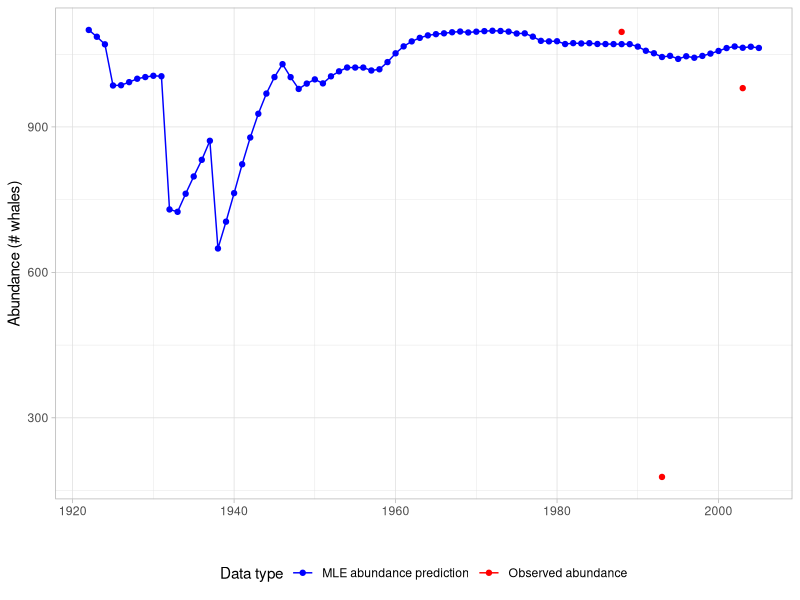
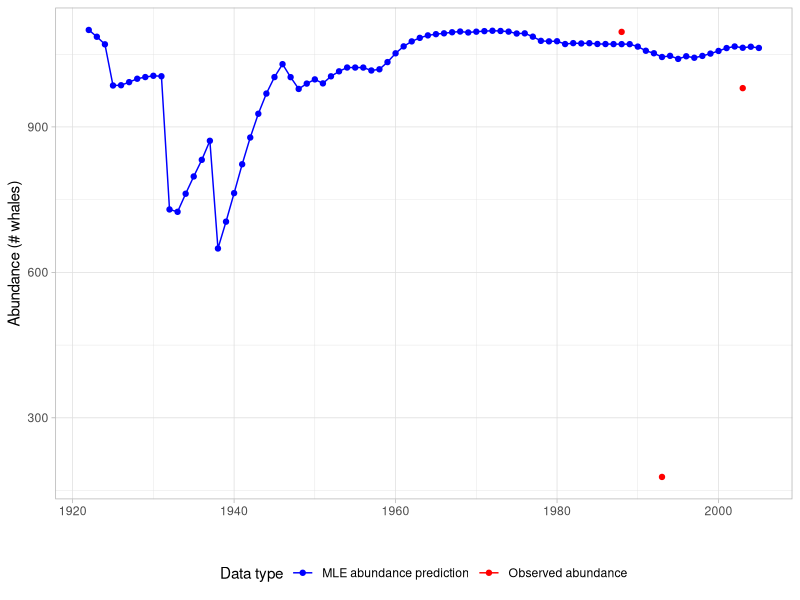

Write the R code that produced these figures, in order. (Note: this script raises an error after producing the figures.)
# Connor Quiroz
# FISH 558 - Dr. Andre Punt

  library(tidyverse)
  
  ####################################################################
  
  # Problem 2
  
  # Read in Data
  data <- read.table("Homework 1/HWK1_data.txt", header = TRUE)
  data$Catch
  
  pop.model <- function(r, K) {
    
    # Create an array of biomass values for each year from 1922 to 2004
    # K is the same thing as the starting biomass in 1922
    N <- rep(NA, dim(data)[1])
    N[1] <- K # Set starting value to K
    z <- 2.39 # Predetermined Pella-Tomlinson parameter
    
    # Calcualte subsequent years
    for (t in 2:(length(N)+1)) {
      N[t] <- N[t-1] + r * N[t-1] * (1 - (N[t-1]/K)^z) - data$Catch[t-1]
    }
    
    # Return biomass across years
    return(N)
    
    
  }
  
  likelihood <- function(param.vec) {
  
    # Get parameter values from parameter vector
    r <- exp(param.vec[1])
    K <- exp(param.vec[2])
    tao <- exp(abs(param.vec[3]))
    
    #
    # r <- param.vec[1]
    # K <- param.vec[2]
    # tao <- abs(param.vec[3])
    
    # Get observation error standard deviation
    sigma_t <- sqrt(data$CV^2 + tao^2)
    
    # Get the number of indivudals
    N <- pop.model(r = r, K = K)
    
    
    # Get non-NA indexes
    non_na_idx <- which(!is.na(data$Abundance))
    
    # TESTING (COMMENT BEFORE RUNNING LIKELIHOOD FUNCTION)
    # test_vector <- rep(NA, length(data$Abundance))
    # indexes <- which(!is.na(data$Abundance))
    # test_vector[indexes] <-  900000 # Some really large number to test in likelihood function
    
    # Calculate likelihood
    # Check if there's NAs. If there are, return a really high likelihood since the model isn't being fit.
    # Otherwise, compute likelihood.
    if(all(!is.na(N[non_na_idx]))) {
      
      Likelihood <- prod((1/sigma_t * exp(-((log(N)-log(data$Abundance))^2)/(2*sigma_t^2))), na.rm = TRUE)
      return(-log(Likelihood))
      
    } else {
      
      Likelihood <- 0.0001
      return(-log(Likelihood))
      
    }
    
    print(Likelihood)
    # Likelihood <- prod((1/sigma_t * exp(-((log(test_vector)-log(data$Abundance))^2)/(2*sigma_t^2))), na.rm = TRUE)
    
    
  }
  
  # Testing some stuff with likelihood
  
  
  # Set starting values
  param.vec <- c(0.05, 1000, 0.25)
  
  # Run optim to get MLE
  optim(par = param.vec, fn = likelihood, method = "Nelder-Mead")
  
  # Trying different starting values
  param.vec <- c(0.05, 1000, 0.25)
  result <- optim(par = param.vec, fn = likelihood, method = "Nelder-Mead")
  param.vec <- c(0.45, 2000, 0.05)
  result <- optim(par = param.vec, fn = likelihood, method = "Nelder-Mead")
  param.vec <- c(0.65, 5000, 0.5)
  result <- optim(par = param.vec, fn = likelihood, method = "Nelder-Mead")
  
  # These all yielded different results, and an r of 0 created null. I need to try across a grid of parameters 
  # to try numerous combinations of starting values across a parameter space I believe to be around the MLE
  # (prior beliefs gathered from scatterplot of observed catches) to obtain the MLE. By searching across ~76,000
  # different starting combinations, the algorithm will likely cross a suitable starting value that can fit the
  # three data points better than anyone else. I will test for this by only keeping the current lowest MLE with
  # the respective parameters as the R moves through the loop. I had to run the iterations multiple times because I
  # realized the MLE was at the maximum K value, meaning it's likely past that interval. I originally started with
  # these intervals:
  
  # for (r in seq(0.2, 1, by = 0.01)) {
  #   for (K in seq(1000, 1500, by = 50)) {
  #     for (tao in seq(0, 2.5, by = 0.05))
  
  
  # I'm going to switch narrower intervals that are closer to what tao and r parameter are at their MLE since I figured out
  # From the first iteration they were within their intervals, so I think their values would be relatively the same. Because
  # Shifting only our K value parameter would just be translating by K but with the same growth and error coefficient to
  # produce the same line, but shifted up due to K being higher in the hypothesized new MLE. This and likelihood profiles
  # allowed me to ensure a global minimum.
  
  # It is a generalized method across variables, but looking for any of the variable MLE estimates being the same as the
  # bounds I set in the for loop. If the MLE is at a bound, it is likely (I would argue almost certainly) that the MLE
  # is beyond that value. However, it seems that through a Bayesian analysis, we could traverse the minimums easier through
  # different sampling proceses like SIR or MCMC to traverse that parameter space differently to compute more holistic
  # probabilities.
  
  
  # I DONT THINK WE CAN FIND THE MLE. I think you tricked us. The "MLE" eventually converges around parameters when past a certain threshold, will
  # cause the model itself to diverge and not produce any estimate because the data points fall below the 0 population level.
  
  # I can estimate it as well as I can, but I will likely never find the *true exact* global minimum. Practically being close
  # on a parameter within 0.01 would be great even in a scientific context, but it mathematically isn't the same as
  # the global minimum. We are only numerically estimating it. Is this also why we are numerically estimating the posterior?
  # Because if we knew a closed form solution the shape of the parameter space, then we could analytically derive it,
  # but we're not, hence numerical estimation! As is, this is a four dimensional parameter space with the three parameters and the likelihood as the fourth variable.
  
  # I wasn't expecting it, but this homework assignment taught me about the difference between numerical and analytically solutions for the MLE,
  # with future thought settling on the applications of applying that in a Bayesian framework.
  
  # That being said, I can't actually find the true minimum, but I've gone ahead and minimized the model as much as I'm
  # patiently possible to test to each parameter to a specifc decimal place. Exceeding past either of those values (i.e.,
  # going lower which is what yields a higher MLE) will cause model divergence
  
  
  # This is basically a four dimensional negative log likelihood surface we are trying to traverse. There's no way we can
  # locate the global minimum with the current method.
  
  # THIS IS WHY IT IS SUCH A BIG ISSUE Because wherever you traverse the likelihood terrain with a model setup like this, different scientists
  # Will converge to different theories and they technicaly are both correct if their likelihoods are both "0" due to software + numerical
  # limitations for actually finding the MLE. I think the primary issue with this approach lies in the numerical limitation because that is how the likelihood is set up
  # and would be the similar likelihood we use to calculate likelihood in Bayesian, which is why finding the true value would be a different approach. But it would still
  # Give us a better idea of what we don't exactly know. 
  
  
  # Grid search / SIR / MCMC would also work much better because the sampling approach is also different then Nelder-Mead, helping us traverse uncertain parameter landscapes
  # much more efficiently. With that logic, wouldn't Bayesian be another form of loss function optimization (e.g., minimizing function instead of likelihood function)
  # as loss would be a different way to represent likelihood in a broader machine learning problem? Since both frequentist / Bayesian methods are both trying to find
  # the global minimum in one way or another.
  
  MLE <- Inf   # Start with Inf, since we are minimizing
  params <- NULL
  iteration <- 0
  
  for (r in seq(0.085, 0.15, by = 0.007)) {
    for (K in seq(1000, 1100, by = 50)) {
      for (tao in seq(0.05, 0.8, by = 0.2)) {
        
        param.vec <- log(c(r, K, tao))
        # param.vec <- c(r, K, tao)
        
        # Insert a catch so that if an error occurs from bad starting params (e.g., r = 0 --> error), 
        # it will continue to the next loop iteration and repeat until the optim() works properly,
        # then compare against the current lowest NLL.
        result <- tryCatch(
          {
            res <- optim(par = param.vec, fn = likelihood, method = "Nelder-Mead")
            if (is.finite(res$value)) res else NULL
          },
          error = function(e) {
            message("Skipping bad initial parameters: ", paste(param.vec, collapse = ", "))
            NULL
          }
        )
        
        # If result is valid, and better than current best, update
        if (!is.null(result)) {
          if (result$value < MLE) {
            MLE <- result$value
            params <- param.vec
            print(paste0("New best MLE found of ", signif(result$value, 4), "! Parameters used: ", param.vec))
          }
        }
        
        iteration <- iteration + 1
        if (iteration %% 500 == 0) {
          print(paste0("Iteration # ", iteration))
        }
      }
    }
  }

# For putting into plot for graphing observed vs expected data. Tao not needed because it was only used for nll,
# not producing an actual model abundance point.
r_MLE <- exp(params[1])

K_MLE <- exp(params[2])

tao_MLE <- exp(params[3])

# Print out MLE
MLE

# Plot model to observed data
B_MLE <- pop.model(r = r_MLE, K = K_MLE) %>% # MLE predictions
  tibble(Year = 1922:2005,
         Abundance_MLE = .)

# Join MLE estimates to observed data
(MLE_plot <- data %>%
    full_join(B_MLE, by = "Year") %>%
  pivot_longer(cols = c("Abundance", "Abundance_MLE")) %>%
  mutate(name = case_when(
    name == "Abundance" ~ "Observed abundance",
    name == "Abundance_MLE" ~ "MLE abundance prediction"
  )) %>%
  ggplot(aes(x = Year, y = value, color = name)) +
  geom_line() +
  geom_point() +
  theme_light() +
  theme(legend.position = "bottom") +
  labs(x = "", y = "Abundance (# whales)",
       color = "Data type") +
  scale_color_manual(values = c("blue", "red")))

ggsave("Homework 1/MLE_plot.jpg", plot = MLE_plot, device = "png", units = "in", width = 6.5, height = 4)



####################################################################

# Problem 3

# Redefine likelihood function so that the parameter vector only includes r, we are optimizing for R and will change
# K to get the MLE at that given K for which will give us the resulting r value too, producing a likelihood profile
likelihood <- function(param.vec, r = 0.078) {
  
  # Get parameter values from parameter vector
  # r <- param.vec[1] <----- No more need for r for likelihood profile <-----
  K <- param.vec[1] 
  tao <- abs(param.vec[2])
  
  # Get observation error standard deviation
  sigma_t <- sqrt(data$CV + tao)
  
  # Get the number of individuals
  N <- pop.model(r = r, K = K)
  
  if(all(!is.na(N[non_na_idx]))) {
    
    Likelihood <- prod((1/sigma_t * exp(-((log(N)-log(data$Abundance))^2)/(2*sigma_t^2))), na.rm = TRUE)
    return(-log(Likelihood))
    
  } else {
    
    Likelihood <- 0.0001
    return(-log(Likelihood))
    
  }
  
}


# make r.seq once
r.seq <- seq(0.1, 0.2, by = 0.005)
param.vec <- c(K_MLE, tao_MLE)

profile <- matrix(NA, nrow = length(r.seq), ncol = 2)
colnames(profile) <- c("r", "Likelihood")
profile[,1] <- r.seq   # first col = fixed r values

K_vals <- c()
tao_vals <- c()

for (i in seq_along(r.seq)) {
  r <- r.seq[i]
  output <- optim(par = param.vec, fn = likelihood, r = r)
  
  # use i instead of which()
  profile[i, 2] <- output$value
  K_vals[i] <- output$par[1]
  tao_vals[i] <- output$par[2]
}




# Visualize profile
(likelihood_profile <- data.frame(profile) %>%
    mutate(MSYR = 0.705 * r) %>%
  ggplot((aes(x = MSYR, y = Likelihood))) +
  geom_point() +
    geom_line() +
    theme_light() +
    labs(y = "Negative log likelihood") +
    geom_vline(xintercept = r_MLE * 0.705, color ="red", linetype = "dashed") +
    annotate("text",label = expression(bold("r \"MLE\" from\ngrid serach")), x = (r_MLE+0.01) * 0.705, y = 0.85, color = "red"))


# Save likelihood profile
ggsave("Homework 1/likelihood_profile.jpg", plot = likelihood_profile, device = "png", units = "in", width = 6.5, height = 4)


# Create new model fit based on minimum produced from likelihood profile
min_index <- which(min(profile[,"Likelihood"]) == profile[,"Likelihood"])
r_new_min <- profile[min_index,"r"]
K_new_min <- K_vals[min_index]

# Plot model to observed data
B_MLE <- pop.model(r = r_new_min, K = K_new_min) %>% # MLE predictions
  tibble(Abundance_MLE = .)



# Join MLE estimates to observed data
(MLE_plot <- data %>%
    bind_cols(B_MLE) %>%
    pivot_longer(cols = c("Abundance", "Abundance_MLE")) %>%
    mutate(name = case_when(
      name == "Abundance" ~ "Observed abundance",
      name == "Abundance_MLE" ~ "MLE abundance prediction"
    )) %>%
    ggplot(aes(x = Year, y = value, color = name)) +
    geom_line() +
    geom_point() +
    theme_light() +
    theme(legend.position = "bottom") +
    labs(x = "", y = "Abundance (# whales)",
         color = "Data type") +
    scale_color_manual(values = c("blue", "red")))


ggsave("Homework 1/fake_MLE_plot.jpg", plot = MLE_plot, device = "png", units = "in", width = 6.5, height = 4)

